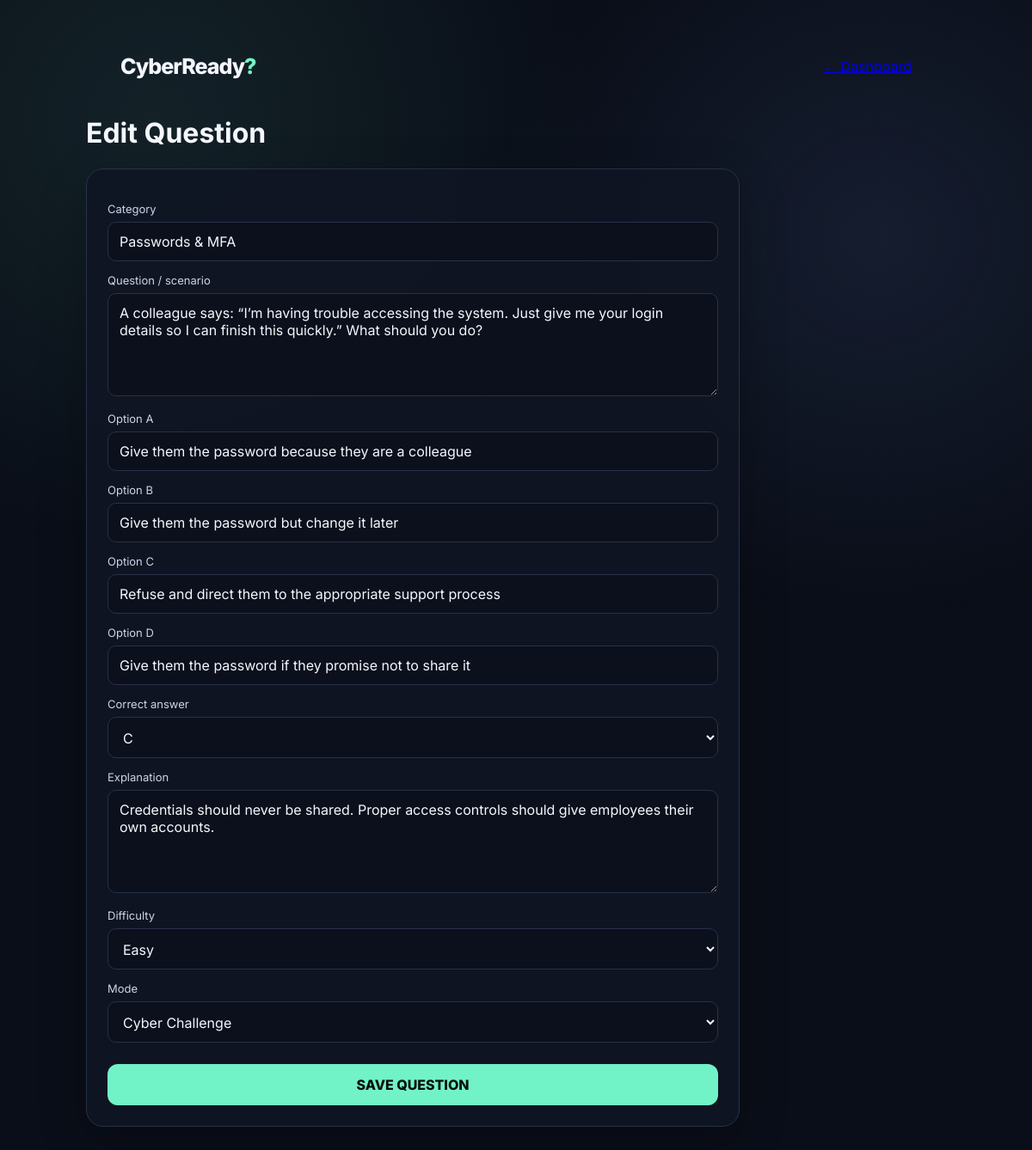
Page /admin/edit/8 (signed in) on the committed database.
### tables this page shows
CREATE TABLE questions (
    id INTEGER PRIMARY KEY AUTOINCREMENT,
    category TEXT NOT NULL,
    question TEXT NOT NULL,
    option_a TEXT NOT NULL,
    option_b TEXT NOT NULL,
    option_c TEXT NOT NULL,
    option_d TEXT NOT NULL,
    correct_answer TEXT NOT NULL,
    explanation TEXT NOT NULL,
    difficulty TEXT NOT NULL DEFAULT 'Medium',
    mode TEXT NOT NULL DEFAULT 'challenge',
    created_at TEXT NOT NULL
);

### app.py (the view, shortened to what this page needs)
@app.route("/admin/edit/<int:qid>", methods=["GET", "POST"])
@admin_required
def edit_question(qid):
    conn = get_db()
    q = conn.execute("SELECT * FROM questions WHERE id=?", (qid,)).fetchone()
    if not q:
        conn.close()
        return "Question not found", 404
    conn.close()
    return render_template("edit_question.html", q=q)

### app.py (called while the page is built)
def get_db():
    conn = sqlite3.connect(DB_PATH)
    conn.row_factory = sqlite3.Row
    return conn

def admin_required(view):
    @wraps(view)
    def wrapped(*args, **kwargs):
        if not session.get("is_admin"):
            return redirect(url_for("admin_login"))
        return view(*args, **kwargs)
    return wrapped

### templates/edit_question.html (shortened to what this page needs)
<!doctype html>
<html lang="en">
<head>
<title>CyberReady? — Edit Question</title><link rel="stylesheet" href="{{ url_for('static', filename='css/style.css') }}">
</head>
<body>
<div class="shell admin-shell">
  <div class="topline"><div class="brand mini">CyberReady<span class="q">?</span></div><a href="{{ url_for('admin') }}">← Dashboard</a></div>
  <h1>{{ 'Edit Question' if q else 'Add Question' }}</h1>
  <form method="post" class="card edit-form">
    <label>Category</label><input name="category" value="{{ q['category'] if q else '' }}" required>
    <label>Question / scenario</label><textarea name="question" required>{{ q['question'] if q else '' }}</textarea>
    {% for key in ['a','b','c','d'] %}
      <label>Option {{ key|upper }}</label><input name="option_{{ key }}" value="{{ q['option_'+key] if q else '' }}" required>
    {% endfor %}
    <label>Correct answer</label>
    <select name="correct_answer">{% for x in ['A','B','C','D'] %}<option {% if q and q['correct_answer']==x %}selected{% endif %}>{{ x }}</option>{% endfor %}</select>
    <label>Explanation</label><textarea name="explanation" required>{{ q['explanation'] if q else '' }}</textarea>
    <label>Difficulty</label><select name="difficulty">{% for x in ['Easy','Medium','Hard'] %}<option {% if q and q['difficulty']==x %}selected{% endif %}>{{ x }}</option>{% endfor %}</select>
    <label>Mode</label><select name="mode"><option value="challenge" {% if not q or q['mode']=='challenge' %}selected{% endif %}>Cyber Challenge</option></select>
    <button class="primary" type="submit">SAVE QUESTION</button>
  </form>
</div>
</body></html>

### static/css/style.css (style rules this page uses)
:root { --bg:#080b14;--panel:#101624;--panel2:#151c2e;--text:#f5f7ff;--muted:#9aa6bf; --accent:#72f2c7;--accent2:#7aa7ff;--danger:#ff7187;--line:#273148; --shadow:0 18px 55px rgba(0,0,0,.24); }
* { box-sizing:border-box }
html { scroll-behavior:smooth }
body { margin:0;font-family:Inter,system-ui,sans-serif;background:#0a0e18;color:var(--text);min-height:100vh }
body:before { content:"";position:fixed;inset:0;pointer-events:none;background:radial-gradient(circle at 15% 10%,rgba(114,242,199,.09),transparent 32%),radial-gradient(circle at 85% 20%,rgba(122,167,255,.10),transparent 30%);z-index:-1 }
button,input,textarea,select { font:inherit }
.shell { width:min(1000px,92%);margin:0 auto;padding:40px 0 70px }
.brand { font-size:42px;font-weight:800;letter-spacing:-2px }
.brand.mini { font-size:25px;letter-spacing:-1px }
.q { color:var(--accent) }
.card { background:rgba(16,22,36,.9);border:1px solid var(--line);border-radius:20px;padding:24px;box-shadow:var(--shadow) }
label { display:block;font-size:13px;color:#cdd5e7;margin:14px 0 7px }
input,textarea,select { width:100%;background:#0b101c;border:1px solid var(--line);color:var(--text);border-radius:10px;padding:12px 13px }
textarea { min-height:120px;resize:vertical }
.primary,.secondary { border:0;border-radius:12px;padding:14px 18px;font-weight:800;cursor:pointer;text-decoration:none;display:inline-flex;align-items:center;justify-content:center;gap:10px;text-align:center;transition:transform .18s ease,box-shadow .18s ease,filter .18s ease }
.primary { background:var(--accent);color:#07110e;width:100%;margin-top:20px }
.topbar,.topline { width:min(1000px,92%);margin:0 auto;padding:22px 0;display:flex;justify-content:space-between;align-items:center }
.edit-form { max-width:760px }
.edit-form .primary { margin-top:25px }

### rows in the picture
questions: category "Passwords & MFA", question "A colleague says: “I’m having trouble accessing the system. Just give me your login details so I can finish this quickly.” What should you do?", option_a "Give them the password because they are a colleague" "Give them the password but change it later" "Refuse and direct them to the appropriate support process" "Give them the password if they promise not to share it", correct_answer "C", explanation "Credentials should never be shared. Proper access controls should give employees their own accounts.", difficulty "Easy", mode "Cyber Challenge"

### other values in the picture
{{ 'Edit Question' if q else 'Add Question' }} "Edit Question"
{{ key|upper }} "A" "B" "C" "D"
